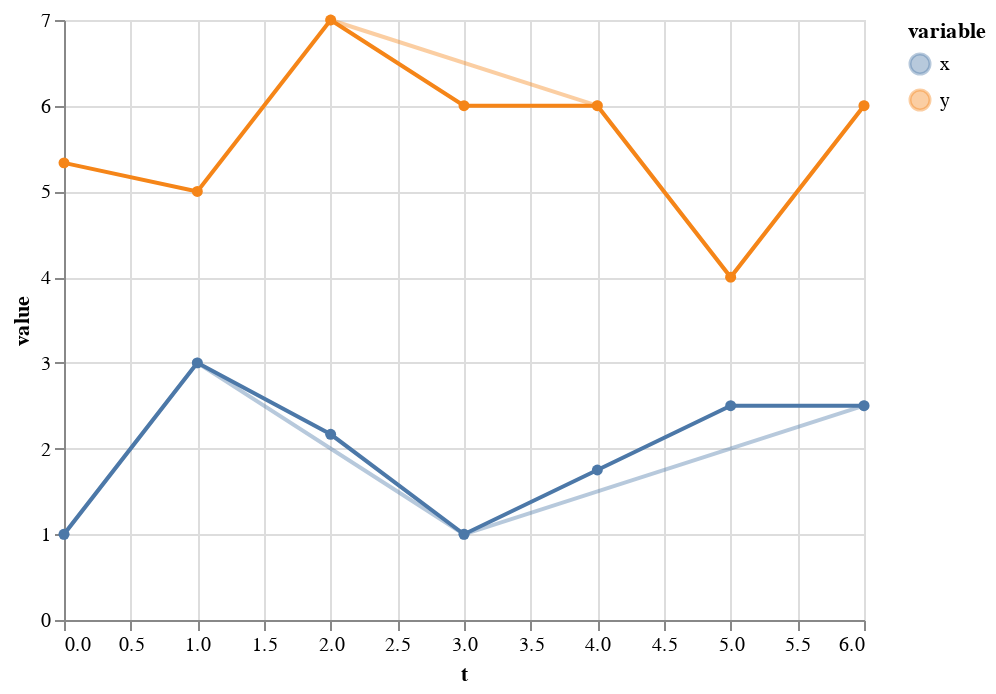

The notebook cell saved with this chart:
### Markdown cell above
### Window Imputation

### Code cell
window_imputation = alt.Chart(dataset).mark_line(point=True).encode(
    x='t:Q',
    y='value:Q',
    color='variable:N'
).transform_impute(
    impute='value',
    key='t',
    method='mean',
    frame=[-3, 3],
    groupby=['variable']
)

background + window_imputation

### Figure 1 — Vega-Lite specification as saved in the notebook (floating-point values rounded to 4 significant figures)
{"config": {"view": {"continuousWidth": 400, "continuousHeight": 300}}, "layer": [{"mark": {"type": "line", "point": true}, "encoding": {"color": {"type": "nominal", "field": "variable"}, "opacity": {"value": 0.4}, "x": {"type": "quantitative", "field": "t"}, "y": {"type": "quantitative", "field": "value"}}}, {"mark": {"type": "line", "point": true}, "encoding": {"color": {"type": "nominal", "field": "variable"}, "x": {"type": "quantitative", "field": "t"}, "y": {"type": "quantitative", "field": "value"}}, "transform": [{"impute": "value", "key": "t", "frame": [-3, 3], "groupby": ["variable"], "method": "mean"}]}], "data": {"name": "data-a910457edb04540325e757d8e4afed60"}, "$schema": "https://vega.github.io/schema/vega-lite/v4.8.1.json", "datasets": {"data-a910457edb04540325e757d8e4afed60": [{"t": 0, "variable": "x", "value": 1.0}, {"t": 1, "variable": "x", "value": 3.0}, {"t": 3, "variable": "x", "value": 1.0}, {"t": 6, "variable": "x", "value": 2.5}, {"t": 2, "variable": "y", "value": 7.0}, {"t": 4, "variable": "y", "value": 6.0}, {"t": 5, "variable": "y", "value": 4.0}, {"t": 6, "variable": "y", "value": 6.0}]}}
